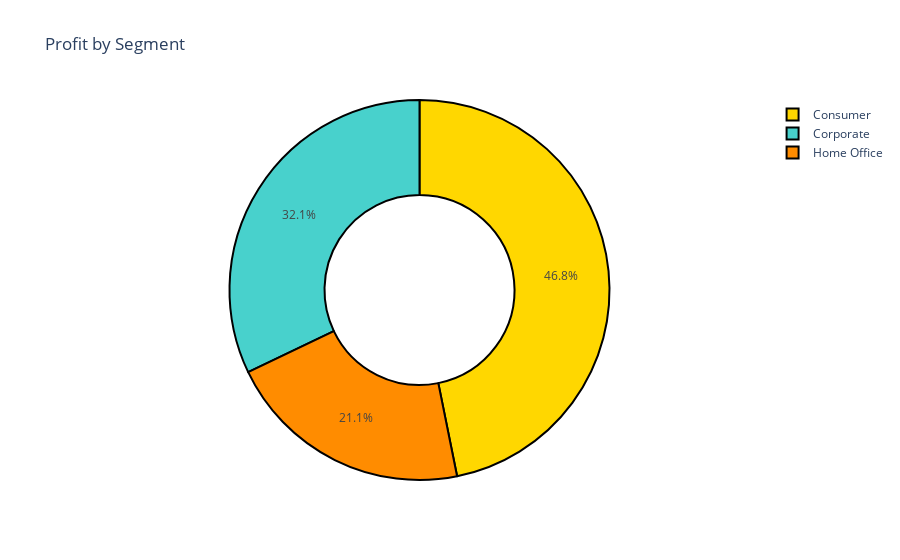

Notebook code cell kept with this figure:
### Markdown cell above
#### 4-profit by Segment

### Code cell
profit_by_Segment = df.groupby('Segment')['Profit'].sum().reset_index()
fig = px.pie(profit_by_Segment,names='Segment',values='Profit',hole=0.5,color_discrete_sequence=px.colors.qualitative.Pastel,title='Profit by Segment')
fig.update_traces(textposition='inside', textinfo='percent', marker=dict(colors=colors, line=dict(color='#000000', width=2)))
fig.show()

### Figure 1 — Plotly figure (JSON) as saved in the notebook; plotly's stock layout.template omitted (floating-point values rounded to 4 significant figures)
{"data": [{"domain": {"x": [0, 1], "y": [0, 1]}, "hole": 0.5, "hovertemplate": "Segment=%{label}<br>Profit=%{value}<extra></extra>", "labels": ["Consumer", "Corporate", "Home Office"], "legendgroup": "", "marker": {"colors": ["gold", "mediumturquoise", "darkorange", "lightgreen"], "line": {"color": "#000000", "width": 2}}, "name": "", "showlegend": true, "textinfo": "percent", "textposition": "inside", "type": "pie", "values": [134100.0, 91980.0, 60300.0]}], "layout": {"legend": {"tracegroupgap": 0}, "piecolorway": ["rgb(102, 197, 204)", "rgb(246, 207, 113)", "rgb(248, 156, 116)", "rgb(220, 176, 242)", "rgb(135, 197, 95)", "rgb(158, 185, 243)", "rgb(254, 136, 177)", "rgb(201, 219, 116)", "rgb(139, 224, 164)", "rgb(180, 151, 231)", "rgb(179, 179, 179)"], "title": {"text": "Profit by Segment"}}}
